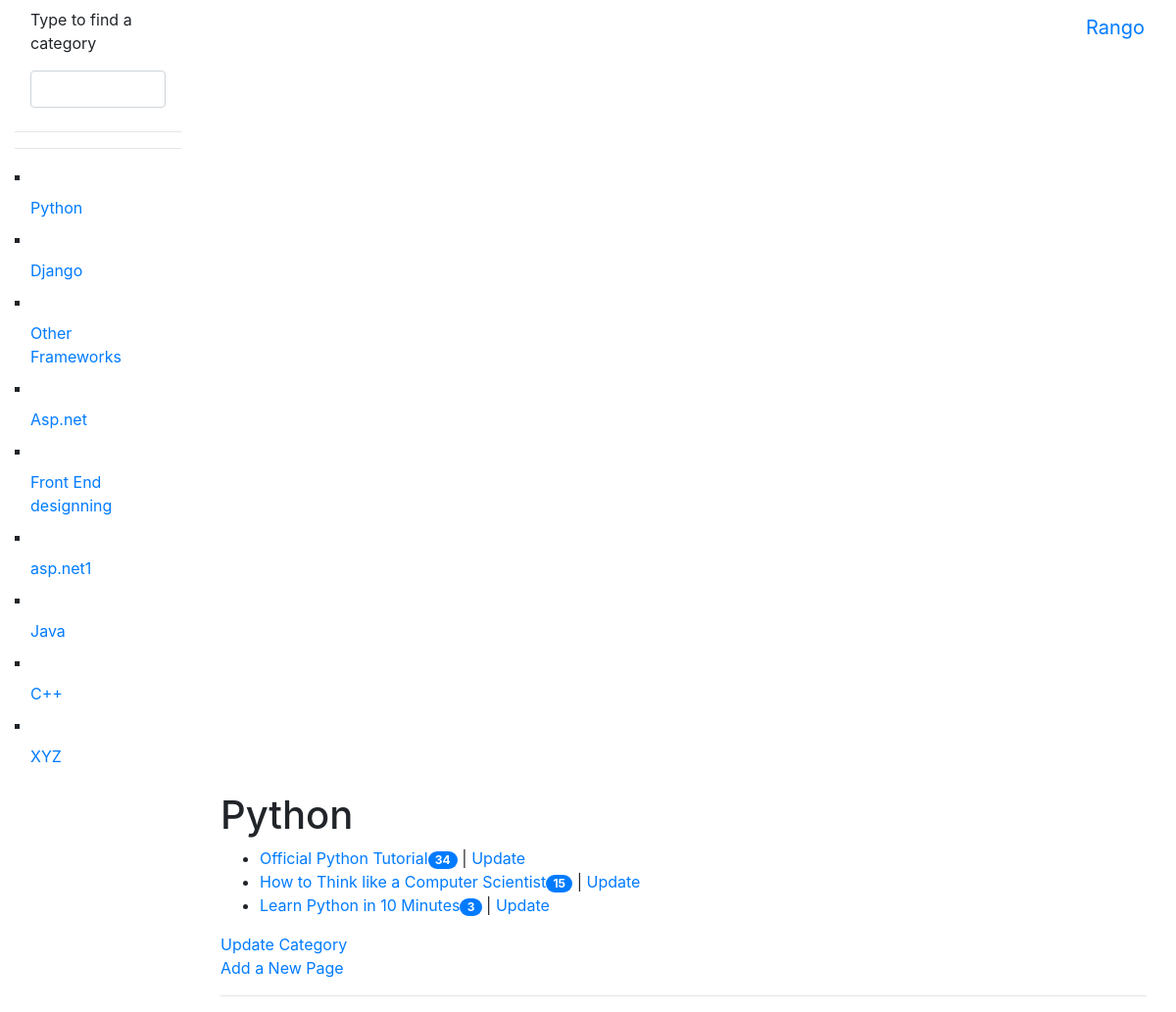
The app's page /rango/category/python/, older data.
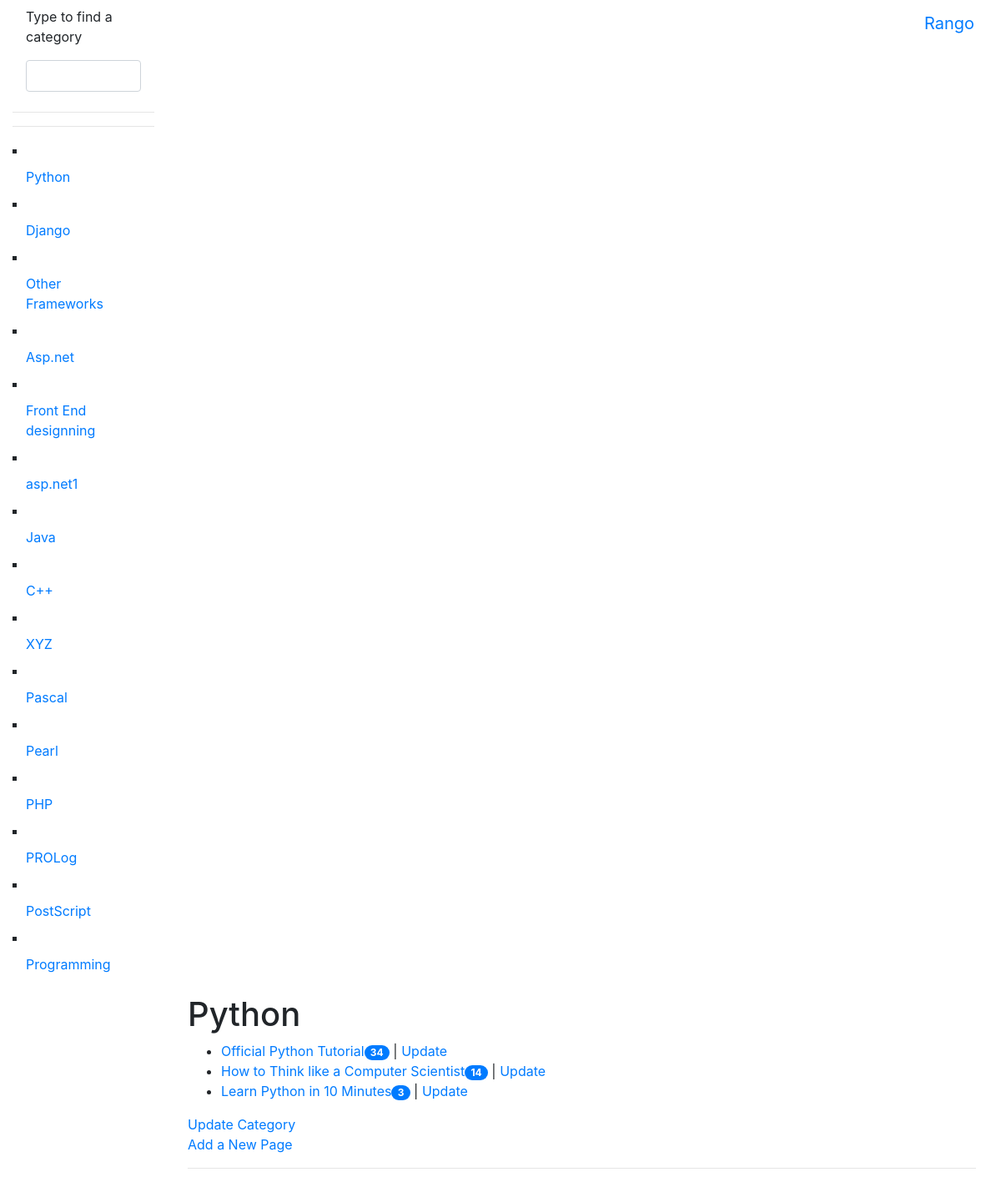
The same page, newer data.
### rango/models.py (models this page shows, shortened)
class Category(models.Model):
    name = models.CharField(max_length=128, unique=True)
    like = models.IntegerField(default=0)
    views = models.IntegerField(default=0)
    slug = models.SlugField(unique=True)
    def save(self, *args, **kwargs):
        if self.views<0:
            self.views=0
        if self.like<0:
            self.like=0
        self.slug = slugify(self.name)
        super(Category, self).save(*args, **kwargs)
    class Meta:
        verbose_name_plural = 'Categories'

class Page(models.Model):
    category = models.ForeignKey(Category, on_delete=models.CASCADE)
    title = models.CharField(max_length=128)
    url = models.URLField()
    views = models.IntegerField(default=0)

### rango/views.py (the view)
# urls.py: re_path('^category/(?P<category_name_slug>[\w\-]+)/',views.show_category,name='show_category'),
def show_category(request, category_name_slug):
    context_dict = {}
    result_list = []
    query = ""
    if request.method == "POST":
        query = request.POST['query'].strip()
        if query:
            result_list = run_query(query)
    context_dict['query'] = query
    context_dict['result_list'] = result_list
    try:
        category = Category.objects.get(slug=category_name_slug)
        if request.method == 'GET':
            category.views = category.views + 1
            category.save()
        category = Category.objects.get(slug=category_name_slug)
        pages = Page.objects.filter(category=category)
        context_dict['pages'] = pages
        context_dict['category'] = category
    except Category.DoesNotExist:
        context_dict['category'] = None
        context_dict['pages'] = None
    return render(request, 'rango_t/category.html', context_dict)

### rango/templatetags/rango_template_tags.py (called while the page is built)
@register.inclusion_tag('rango_t/cats.html')
def get_category_list(cat=None):
    return {'cats': Category.objects.all()}

### templates/rango_t/category.html (shortened to what this page needs)
{% extends 'rango_t/base_bootstrap.html' %}
{% load staticfiles %}
{% block body_block%}
<div>
    {% if category %}
    <h1>{{ category.name }}</h1>
    <div id="pages">
        {% if pages %}
        <ul>
            {% for page in pages %}
            <li><a href="{% url 'goto' page.id %}">{{ page.title }}</a><span class="badge badge-pill badge-primary">{{page.views}}</span>
                | <a href="{% url 'update_page' page.id %}">Update</a></li>
            {% endfor %}
        </ul>
        {% else %}
        <strong>No Pages Currently in category.</strong>
        {% endif %}
    </div>
    {% else %}
    The specific category does not exist!
    {% endif %}
    <a href="{% url 'update_category' category.slug  %}">Update Category</a><br />
    <a href="{% url 'add_page' category.slug %}">Add a New Page</a><br />
    <hr>
</div>
{% endblock %}

### templates/rango_t/cats.html (shortened to what this page needs)
{% for c in cats %}
    {% if c == act_cat %}
    <li type="square" class="nav-item"> <strong>
<a href="{% url 'show_category' c.slug %}" class="nav-link">{{ c.name }}</a> </strong><span class="badge badge-pill badge-primary">{{page.views}}</span>
</li> {% else %}
<li type="square" class="nav-item">
<a href="{% url 'show_category' c.slug %}" class="nav-link" >{{ c.name }}</a>
</li> {% endif %}
{% endfor %}

Row changes from the older to the newer data that the page shows:
added Category: name "Pascal"
added Category: name "Pearl"
added Category: name "PHP"
added Category: name "PROLog"
added Category: name "PostScript"
added Category: name "Programming"
changed Page "How to Think like a Computer Scientist": views "15" → "14"
